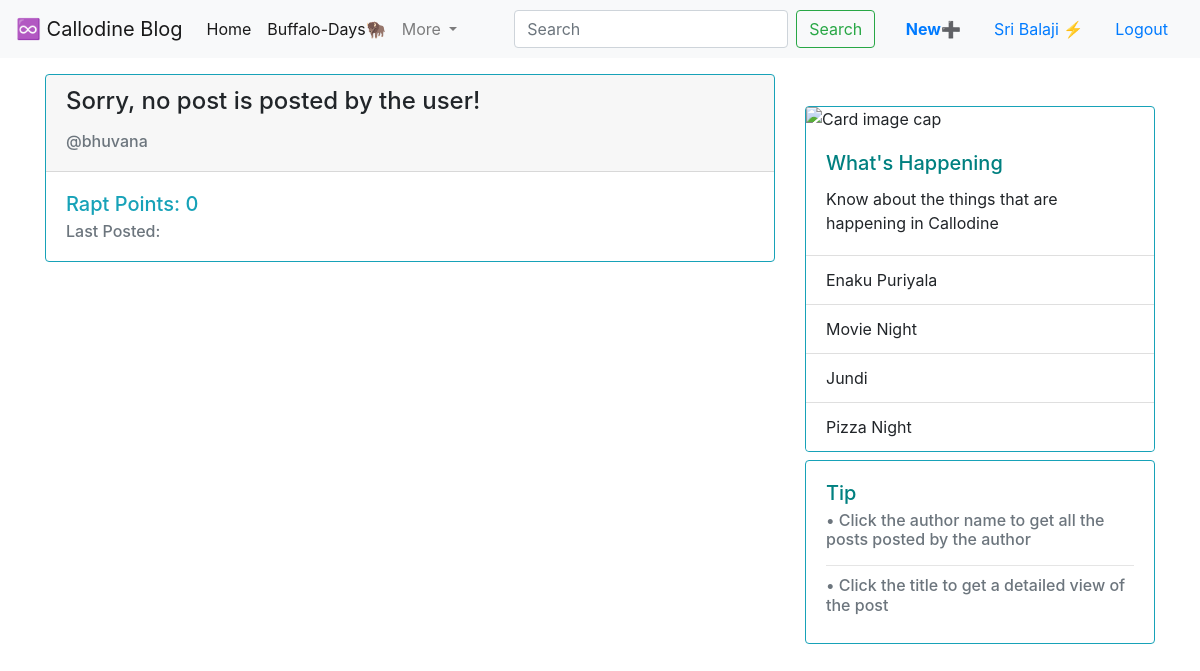
Page /user/bhuvana/ (signed in) on the earlier database version.
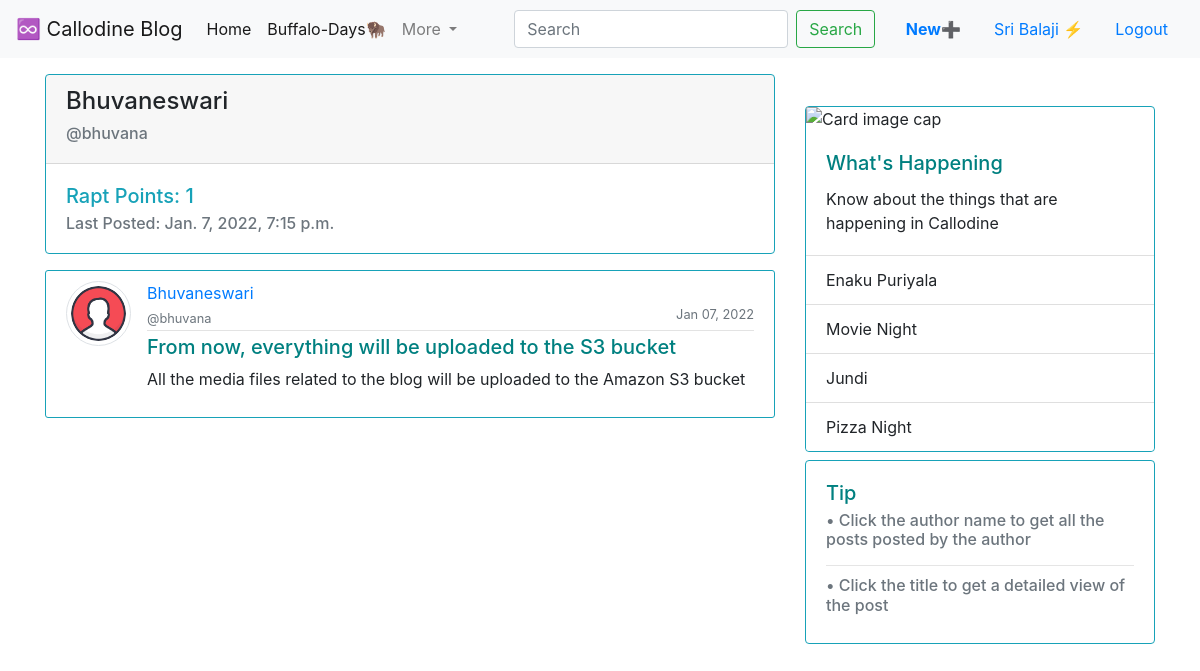
Same page on the later database version.
### microblog/models.py (models this page shows, shortened)
class Post(models.Model):
    title = models.CharField(max_length=120)
    author = models.CharField(max_length=50)
    username = models.ForeignKey(User, on_delete=models.CASCADE)
    date_posted = models.DateTimeField(auto_now_add=True)
    content = models.TextField()

### users/models.py (models this page shows, shortened)
class Profile(models.Model):
    user = models.OneToOneField(User, on_delete=models.CASCADE)
    propic = models.ImageField(default = 'user.png', upload_to= 'profile_pics')

### microblog/views.py (the view)
# urls.py: path('user/<str:username>/', UserPost.as_view(), name='individual_user'),
class UserPost(LoginRequiredMixin, ListView):
    model = Post
    template_name = 'microblog/userpost.html'
    context_object_name = 'post'
    paginate_by = 5
    def get_queryset(self):
        current_user = get_object_or_404(User, username = self.kwargs.get('username'))
        return Post.objects.filter(username = current_user).order_by('-date_posted')

### users/context_processors.py (called while the page is built)
def frds_bday(request):
    return {
        'ABHI_BDAY': settings.ABHI_BDAY,
        'ABHI_NOD': settings.ABHI_NOD,
        'AISHU_BDAY': settings.AISHU_BDAY,
        'AISHU_NOD': settings.AISHU_NOD,
        'AKSHU_BDAY': settings.AKSHU_BDAY,
        'AKSHU_NOD': settings.AKSHU_NOD,
        'ARAVIND_BDAY': settings.ARAVIND_BDAY,
        'ARAVIND_NOD': settings.ARAVIND_NOD,
        'OVIYA_BDAY': settings.OVIYA_BDAY,
        'OVIYA_NOD': settings.OVIYA_NOD,
        'PRIYA_BDAY': settings.PRIYA_BDAY,
        'PRIYA_NOD': settings.PRIYA_NOD,
        'BAJU_BDAY': settings.BAJU_BDAY,
        'BAJU_NOD': settings.BAJU_NOD,
        'VISWA_BDAY': settings.VISWA_BDAY,
        'VISWA_NOD': settings.VISWA_NOD,
        }

### microblog/templates/microblog/userpost.html (shortened to what this page needs)
{% extends "microblog/base.html" %}
{% block post %}
  <div class="card border-info mb-3" style="max-width: 100%;">
    <div class="card-header"><h4>{% for shelf in post %}
        {% if forloop.first %}
            {{ shelf.author }}
        {% endif %}
        {% empty %}
        <p>Sorry, no post is posted by the user!</p>
    {% endfor %}
    </h4>
    <h6 class="text-muted">@{{ view.kwargs.username}}</h6>
    </div>
    <div class="card-body text-info">
      <h5 class="card-title">Rapt Points: {{ page_obj.paginator.count }} </h5>
      <h6 class="card-subtitle text-muted">
        Last Posted: {% for shelf in post %}
        {% if forloop.first %}
            {{ shelf.date_posted }}
        {% endif %}
    {% endfor %}
      </h6>
    </div>
    </div>
    {% for each_post in post%}
    <article class="media content-section border border-info">
      <img src="{{each_post.username.profile.propic.url}}" alt="" class="rounded-circle img-thumbnail article-img">
        <div class="media-body">
          <div class="article-metadata">
            <a class="mr-2"  href="{% url 'individual_user' each_post.username %}">{{each_post.author }}</a>
            <br>
            <small class="text-muted">@{{each_post.username }}</small>
            <small class="text-muted" style="float: right;">{{ each_post.date_posted | date:"M d, Y" }}</small>
          </div>
          <h5><a class="article-title" style="color:teal;" href="{% url 'individual_post' each_post.id %}">{{ each_post.title }}</a></h5>
          <p class="article-content">{{ each_post.content }}</p>
        </div>
      </article>
    {% endfor %}
{% endblock post %}
{% block sidebar %}
  <div class="card border-info mt-2 mb-2" style="width: 100%;">
    <img class="card-img-top" src="https://callodine-blog-files.s3.us-east-2.amazonaws.com/callodine.jpg" alt="Card image cap">
    <div class="card-body">
      <h5 class="card-title" style="color: teal;">What's Happening</h5>
      <p class="card-text">Know about the things that are happening in Callodine</p>
    </div>
    <ul class="list-group list-group-flush">
      <li class="list-group-item">Enaku Puriyala</li>
      <li class="list-group-item">Movie Night</li>
      <li class="list-group-item">Jundi</li>
      <li class="list-group-item">Pizza Night</li>
    </ul>
  </div>
  <div class="card border-info mt-1 mb-2" style="width: 100%;">
    <div class="card-body">
      <h5 class="card-title" style="color: teal;">Tip</h5>
      <h6 class="card-subtitle mb-2 text-muted">• Click the author name to get all the posts posted by the author</h6>
      <hr>
      <h6 class="card-subtitle mb-2 text-muted">• Click the title to get a detailed view of the post</h6>
  </div>
  </div>
{% endblock sidebar %}

Differences in the rows shown:
added Post: author "Bhuvaneswari", date_posted "Jan. 7, 2022, 7:15 p.m.", username.profile.propic (placeholder picture), username "bhuvana", date_posted "Jan 07, 2022", title "From now, everything will be uploaded to the S3 bucket", content "All the media files related to the blog will be uploaded to the Amazon S3 bucket"
Other differences:
{{ page_obj.paginator.count }}: "0" → "1"
text no longer shown: "Sorry, no post is posted by the user!"
